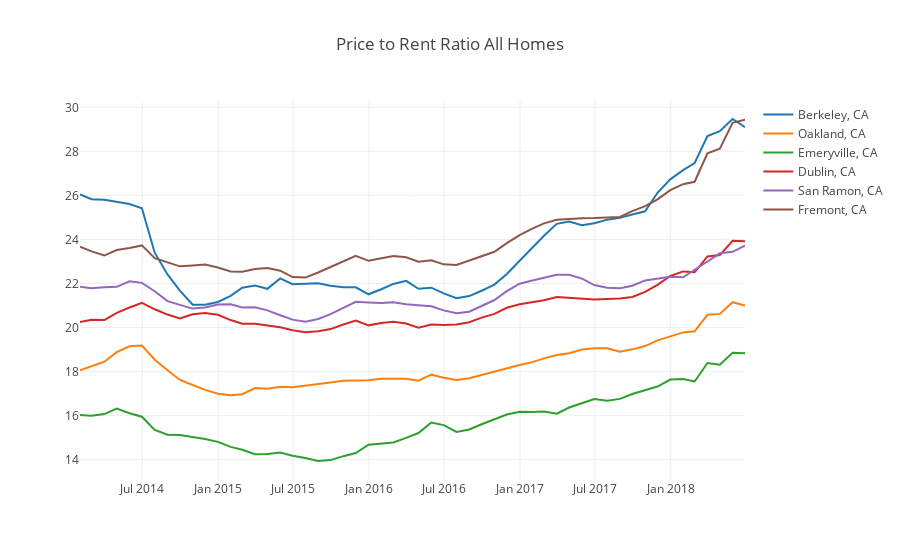

Source (notebook cell):
### Code cell
dataset = get_city_data(cities_dict, 'PRRAH')
fig = plot_df(dataset, 'Price to Rent Ratio All Homes')
plotly.iplot(fig)
